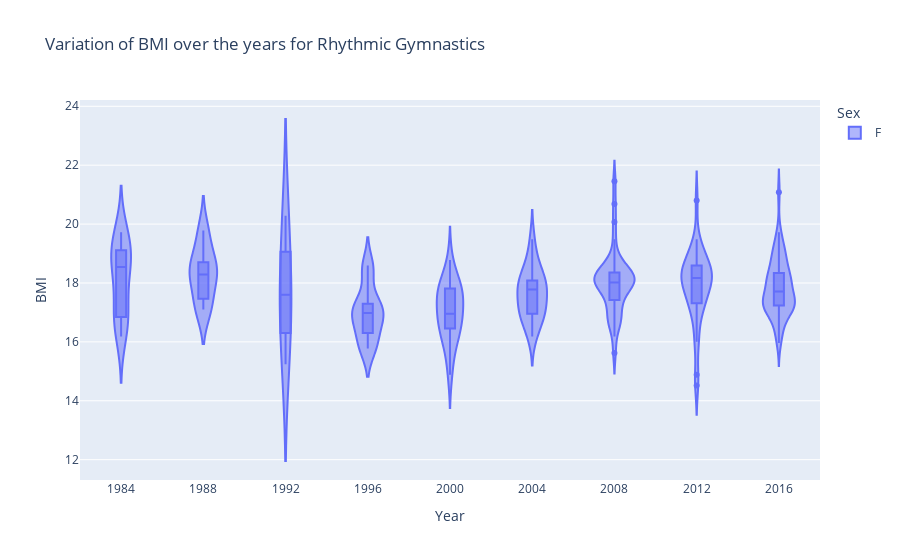

The notebook cell saved with this chart:
### Markdown cell above
### Rhythmic Gymnastics

### Code cell
fig=px.violin(unique_participants[unique_participants["Type of Gymnastics"]=="Rhythmic Gymnastics"], x="Year", y="BMI", color="Sex",box=True,title="Variation of BMI over the years for Rhythmic Gymnastics")
fig.show()

### Figure 1 — Plotly figure (JSON) as saved in the notebook; plotly's stock layout.template omitted (floating-point values rounded to 4 significant figures; data arrays with more than 128 entries replaced by an {"elided": "..."} marker saying what was removed)
{"data": [{"alignmentgroup": "True", "box": {"visible": true}, "hovertemplate": "Sex=F<br>Year=%{x}<br>BMI=%{y}<extra></extra>", "legendgroup": "F", "marker": {"color": "#636efa"}, "name": "F", "offsetgroup": "F", "orientation": "v", "scalegroup": "True", "showlegend": true, "type": "violin", "x": {"elided": "206 int values"}, "x0": " ", "xaxis": "x", "y": {"elided": "206 float values"}, "y0": " ", "yaxis": "y"}], "layout": {"autosize": true, "legend": {"title": {"text": "Sex"}, "tracegroupgap": 0}, "title": {"text": "Variation of BMI over the years for Rhythmic Gymnastics"}, "violinmode": "group", "xaxis": {"anchor": "y", "autorange": true, "domain": [0, 1], "range": [1982, 2018], "title": {"text": "Year"}, "type": "linear"}, "yaxis": {"anchor": "x", "autorange": true, "domain": [0, 1], "range": [11.31, 24.21], "title": {"text": "BMI"}, "type": "linear"}}}
